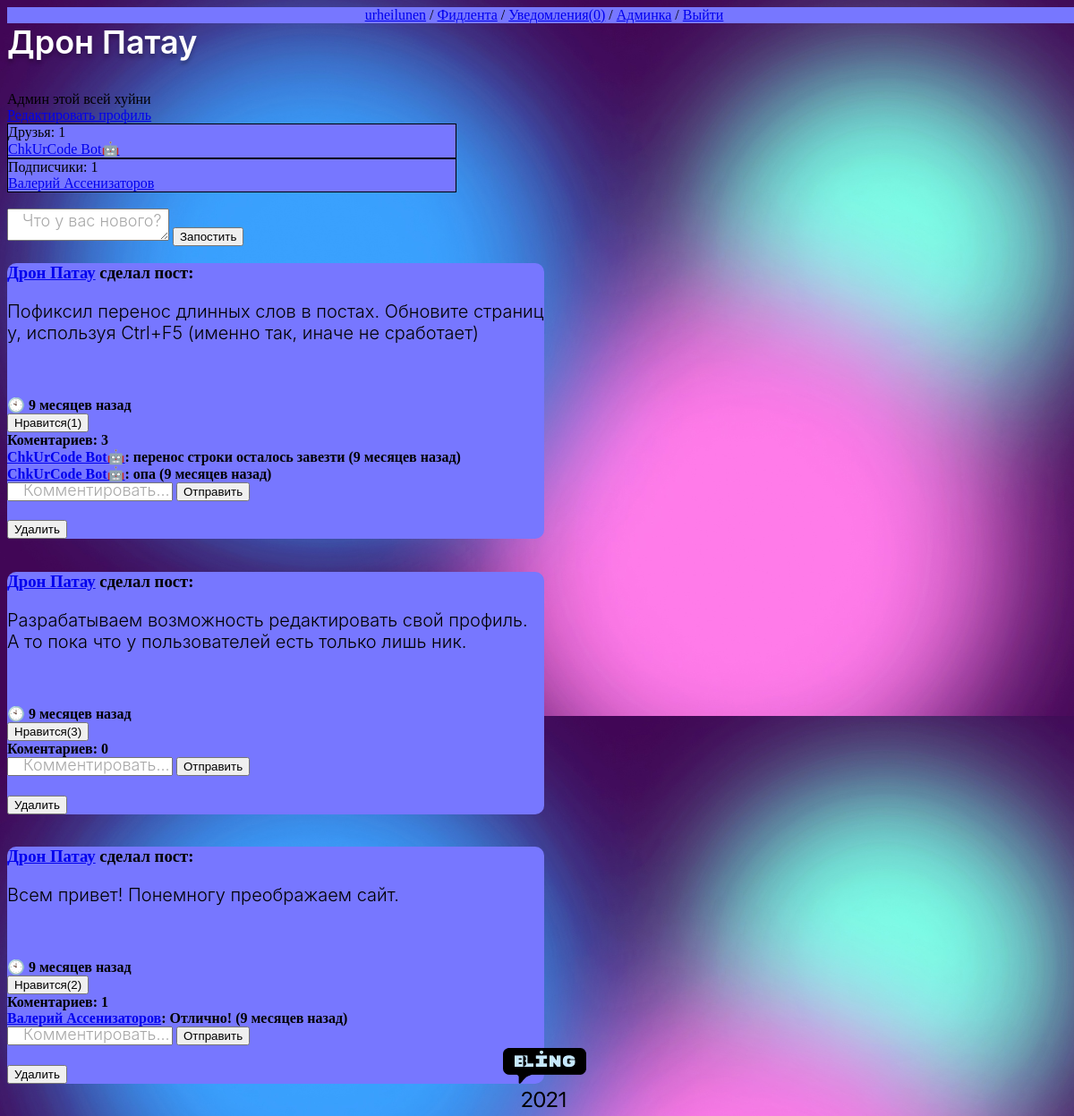
The page /user/urheilunen/ (signed in) on the database its author committed.
### bling/models.py (models this page shows, shortened)
class Profile(models.Model):
    user = models.OneToOneField(User, on_delete=models.CASCADE)
    about = models.TextField(default='', blank=True)
    subscribers = models.ManyToManyField(User, blank=True, default=None, verbose_name='Подписчики', related_name='Подписчик')
    friends = models.ManyToManyField(User, blank=True, default=None, verbose_name='Друзья', related_name='Друг')
    profile_image = models.OneToOneField('BlingImage', default=None, null=True, blank=True, verbose_name='Ава', on_delete=models.SET_NULL)
    liked_posts = models.ManyToManyField('BlingPost', default=None, blank=True, verbose_name='Понравившиеся посты')
    notifications_amount = models.IntegerField(default=0)
    def __str__(self):
        if self.user.first_name or self.user.last_name:
            return self.user.first_name + ' ' + self.user.last_name
        else:
            return self.user.username
    class Meta:
        verbose_name = 'Профиль'
        verbose_name_plural = 'Профили'

class BlingPost(models.Model):
    RENDER_LENGTH = 15
    text = models.TextField(null=True, blank=True, verbose_name='Текст')
    images = models.ForeignKey('BlingImage', on_delete=models.SET_NULL, null=True, blank=True, verbose_name='Изображения')
    author = models.ForeignKey(User, on_delete=models.CASCADE, related_name='posts', verbose_name='Автор', null=True)
    created_on = models.DateTimeField(auto_now_add=True, verbose_name='Дата публикации')
    likes_amount = models.IntegerField(default=0)
    comments_amount = models.IntegerField(default=0)
    comments = models.ManyToManyField('BlingComment', default=None, blank=True, verbose_name='Комментарии')
    class Meta:
        verbose_name = 'Пост'
        verbose_name_plural = 'Посты'
        ordering = ['-created_on']
    def how_old(self):
        return how_old_is_this_datetimefield(self.created_on)

class BlingComment(models.Model):
    text = models.TextField(null=True, blank=True, verbose_name='Текст')
    images = models.ForeignKey('BlingImage', on_delete=models.SET_NULL, null=True, blank=True,
                                 verbose_name='Изображения')
    author = models.ForeignKey(User, on_delete=models.CASCADE, related_name='comments', verbose_name='Автор', null=True)
    created_on = models.DateTimeField(auto_now_add=True, verbose_name='Дата публикации')
    likes_amount = models.IntegerField(default=0)
    class Meta:
        verbose_name = 'Комментарий'
        verbose_name_plural = 'Комментарии'
    def __str__(self):
        return self.text
    def how_old(self):
        return how_old_is_this_datetimefield(self.created_on)

### bling/views.py (the view)
# urls.py: path('user/<str:user_id>/', user_profile, name='user_profile'),
@login_required()
def user_profile(request, user_id):
    if request.method == 'POST':
        scan_for_forms(request)
        return HttpResponseRedirect(reverse('user_profile', args=[user_id]))
    blinguser = User.objects.get(username=user_id)
    friends = blinguser.profile.friends.all()
    friends_amount = len(friends)
    subs = blinguser.profile.subscribers.all()
    subs_amount = len(subs)
    blingposts = BlingPost.objects.filter(author=blinguser)
    if request.user in subs:
        subscribe_message = 'Отписаться'
        subscribe_action = 'unsubscribe'
    elif blinguser in request.user.profile.subscribers.all():
        subscribe_message = 'Подписаться в ответ'
        subscribe_action = 'subscribe'
    elif request.user in friends:
        subscribe_message = 'Удалить из друзей'
        subscribe_action = 'unsubscribe'
    else:
        subscribe_message = 'Подписаться'
        subscribe_action = 'subscribe'
    if friends_amount > 3:
        friends = friends[:3]
    if subs_amount > 3:
        subs = subs[:3]
    context = {
        'blinguser': blinguser,
        'blingposts': blingposts,
        'friends': friends,
        'friends_amount': friends_amount,
        'subs': subs,
        'subs_amount': subs_amount,
        'subscribe_message': subscribe_message,
        'subscribe_action': subscribe_action,
    }
    return render(request, 'bling/user_profile.html', context)

### bling/templates/bling/user_profile.html (shortened to what this page needs)
{% extends "layout/basic.html" %}
{% block content %}
{% if blinguser.first_name or blinguser.lastname %}
        <h1>{{ blinguser.first_name }} {{ blinguser.last_name }}</h1>
    {% else %}
        <h1>{{ blinguser.username }}</h1>
    {% endif %}
<div style="width: 500px;">{{ blinguser.profile.about }}</div>
{% if request.user == blinguser %}
<a href="{% url 'edit_user' blinguser.username %}">Редактировать профиль</a>
{% endif %}
<br>
<div style="border: 1px solid black; position: relative; width: 500px; background-color: #7777ff;">
    Друзья: {{ friends_amount }}
    {% if friends_amount > 0 %}
        {% for friend in friends %}
            <br><a href="{% url 'user_profile' friend.username %}">{{ friend.profile }}</a>
        {% endfor %}
    {% endif %}
</div>
<div style="border: 1px solid black; position: relative; width: 500px; background-color: #7777ff;">
    Подписчики: {{ subs_amount }}
    {% if subs_amount > 0 %}
        {% for sub in subs %}
            <br><a href="{% url 'user_profile' sub.username %}">{{ sub.profile }}</a>
        {% endfor %}
    {% endif %}
</div>
{% if blinguser.pk == user.pk %}<br>
<form method="post">{% csrf_token %}
    <textarea name="new_post" placeholder="Что у вас нового?"></textarea>
    <button name="post_id" type="submit" value="{{ blingpost.pk }}">Запостить</button>
</form>
{% endif %}
{% for blingpost in blingposts %}
            <div class="post">
                <h3><a href="{% url 'user_profile' blingpost.author.username %}">{{ blingpost.author.profile }}</a> сделал пост:</h3>
                <p>{{ blingpost.text }}</p><br>
                <h4 class="PostDate">
                        🕙 {{ blingpost.how_old }}
                    <form method="post">{% csrf_token %}
                        <button name="like" type="submit" value="{{ blingpost.pk }}">Нравится({{ blingpost.likes_amount }})</button>
                    </form>
                    Коментариев: {{ blingpost.comments_amount }}
                    {% if blingpost.comments_amount > 0 %}
                        {% for comment in blingpost.comments.all %}
                            <form method="post">{% csrf_token %}
                                <a href="{% url 'user_profile' comment.author.username %}">{{ comment.author.profile }}</a>: {{ comment }} ({{ comment.how_old }})
                            </form>
                        {% endfor %}
                    {% endif %}
                    <form method="post">{% csrf_token %}
                        <input type="text" name="comment_text" placeholder="Комментировать...">
                        <button name="post_id" type="submit" value="{{ blingpost.pk }}">Отправить</button>
                    </form>
                </h4>
                {% if blinguser.username == user.username %}
                    <form method="post">{% csrf_token %}
                        <button name="remove_post" value="{{ blingpost.pk }}" type="submit">Удалить</button>
                    </form>
                {% endif %}
            </div><br>
        {% endfor %}
</div><br>
{% endblock %}

### bling/templates/layout/basic.html (shortened to what this page needs)
{% load static %}
<!DOCTYPE html>
<html lang="en">
<head>
    <link rel="stylesheet" type="text/css" href="{% static 'bling/style.css' %}">
</head>
<body>
    <nav align="center" style="background-color: #7777ff;">
        {% if user.is_authenticated %}
        <a href="{% url 'user_profile' user.username %}">{{ user.username }}</a> /
        <a href="{% url 'home' %}">Фидлента</a> /
        <a href="{% url 'notifications' %}">Уведомления({{ user.profile.notifications_amount }})</a> /
        {% if user.is_superuser %}<a href="{{ HTTP_HOST }}/admin/">Админка</a> /{% endif %}
        <a href="{% url 'logout' %}">Выйти</a>
        {% else %}
        <a href="{% url 'signin' %}">Вход</a> /
        <a href="{% url 'signup' %}">Регистрация</a>
    {% endif %}
    </nav>
    <section>
        {% block content %}
        {% endblock %}
    </section>
    <footer class="footer">
        <img src="footer_logo.png" alt="" class="FooterLogo">
    </footer>
</body>
</html>

### bling/static/bling/style.css (style rules this page uses)
html, body { width: 100%; height: 100%; top:0; bottom:0; left:0; right:0; }
body { background-image: url("back.jpg"); background-size: cover; display: block; }
p { font-family: SF Pro Display; font-weight: 300; font-size: 20px; }
h1 { font-family: SF Pro Display; font-style: normal; font-weight: 600; font-size: 36px; line-height: 43px; color: #FFFFFF; text-shadow: 0px 4px 4px rgba(0, 0, 0, 0.25); margin-bottom: 33px; margin-top: 0px; }
::placeholder { text-indent: 14px; font-family: SF Pro Display; font-weight: 300; font-size: 18px; line-height: 21px; color: #A8A8A8; }
.footer { position: absolute; bottom: 0; width: 100%; text-align: center; }
.FooterLogo { min-height: 100%; }
.post { background-color: #7777ff; width: 50%; border-radius: 10px; word-break:break-all; }

### rows shown on the page
BlingPost: author.profile "Дрон Патау", text "Пофиксил перенос длинных слов в постах. Обновите страницу, используя Ctrl+F5 (именно так, иначе не сработает)", how_old "9 месяцев назад", {{ blingpost.pk }} 32 (drawn), likes_amount "1", comments_amount "3"
BlingComment: author.profile "ChkUrCode Bot🤖", text "перенос строки осталось завезти", how_old "9 месяцев назад"
BlingComment: author.profile "ChkUrCode Bot🤖", text "опа", how_old "9 месяцев назад"
BlingPost: author.profile "Дрон Патау", text "Разрабатываем возможность редактировать свой профиль. А то пока что у пользователей есть только лишь ник.", how_old "9 месяцев назад", {{ blingpost.pk }} 21 (drawn), likes_amount "3", comments_amount "0"
BlingPost: author.profile "Дрон Патау", text "Всем привет! Понемногу преображаем сайт.", how_old "9 месяцев назад", {{ blingpost.pk }} 19 (drawn), likes_amount "2", comments_amount "1"
BlingComment: author.profile "Валерий Ассенизаторов", text "Отлично!", how_old "9 месяцев назад"

### other values the page prints
{{ user.username }} "urheilunen"
{{ user.profile.notifications_amount }} "0"
{{ blinguser.first_name }} "Дрон"
{{ blinguser.last_name }} "Патау"
{{ blinguser.profile.about }} "Админ этой всей хуйни"
{{ friends_amount }} "1"
{{ friend.profile }} "ChkUrCode Bot🤖"
{{ subs_amount }} "1"
{{ sub.profile }} "Валерий Ассенизаторов"
